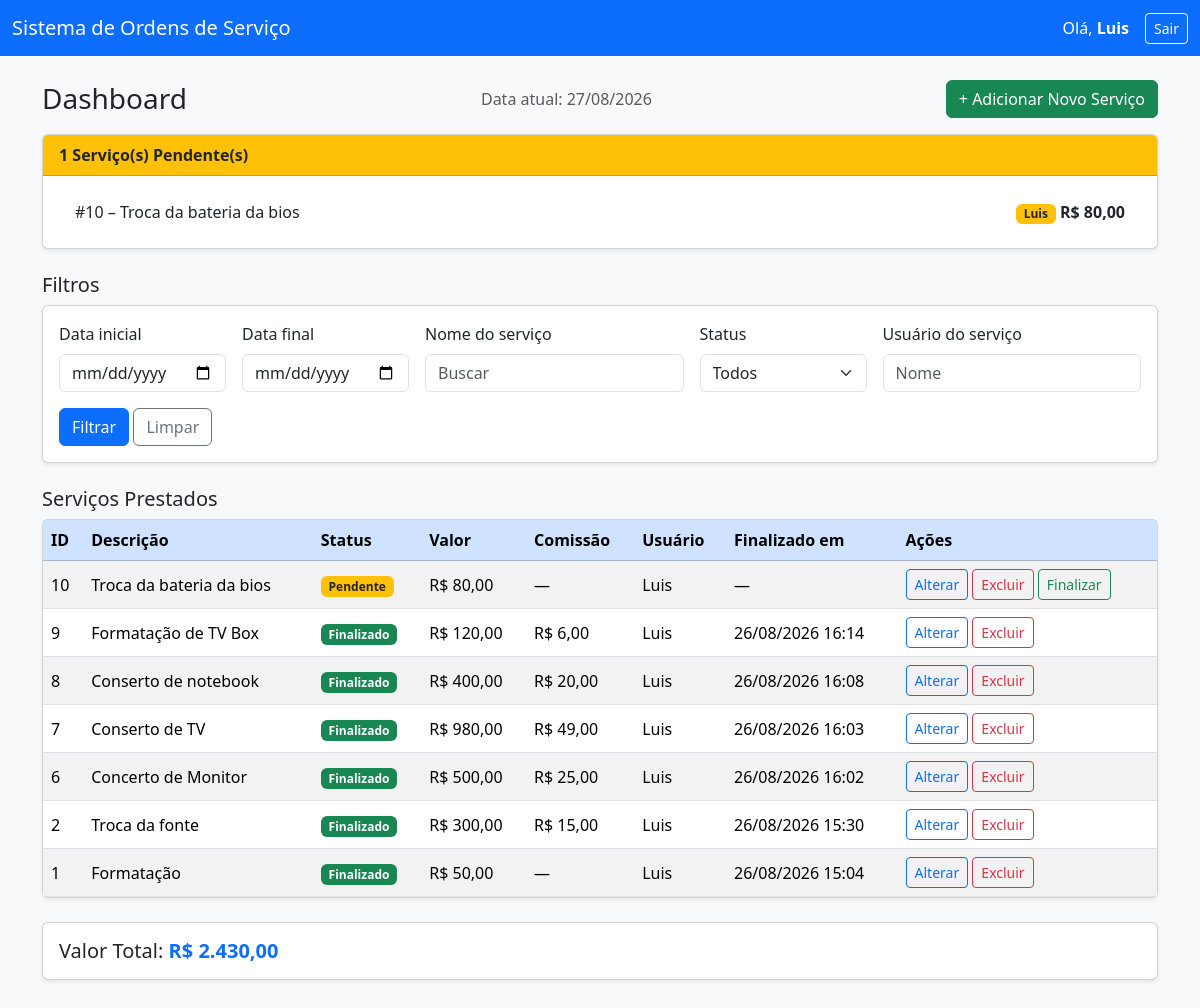
Page /index.php?controller=dashboard&action=index (signed in) on the committed database.
### tables this page shows
CREATE TABLE IF NOT EXISTS `servicos` (
  `id_service` bigint NOT NULL AUTO_INCREMENT,
  `description` varchar(45) NOT NULL,
  `price` decimal(11,3) NOT NULL,
  `status` varchar(20) DEFAULT 'Pendente',
  `created_at` datetime DEFAULT CURRENT_TIMESTAMP,
  `update_at` datetime DEFAULT NULL,
  `finished_at` datetime DEFAULT NULL,
  `commission_user` decimal(11,3) DEFAULT NULL,
  `user_id_user` bigint NOT NULL,
  PRIMARY KEY (`id_service`),
  KEY `user_id_user` (`user_id_user`)
);

CREATE TABLE IF NOT EXISTS `usuarios` (
  `id_user` bigint NOT NULL AUTO_INCREMENT,
  `name` varchar(150) NOT NULL,
  `email` varchar(100) NOT NULL,
  `password` varchar(45) NOT NULL,
  `created_at` datetime DEFAULT CURRENT_TIMESTAMP,
  `update_at` datetime DEFAULT NULL,
  `ativo` tinyint(1) DEFAULT '1',
  PRIMARY KEY (`id_user`),
  UNIQUE KEY `email` (`email`)
);

### controllers/DashboardController.php (called while the page is built, shortened)
<?php
require_once(__DIR__ . '/../models/Servico.php');
class DashboardController {
    public function index() {
        $usuario = $this->proteger();
        $servicos  = Servico::listar($this->filtros());
        $pendentes = Servico::listarPendentes(5);
        include(__DIR__ . '/../views/dashboard.php');
    }
    private function filtros() {
        return [
            'descricao'   => trim($_GET['filtro_descricao'] ?? ''),
            'status'      => trim($_GET['filtro_status'] ?? ''),
            'usuario'     => trim($_GET['filtro_usuario'] ?? ''),
            'data_inicio' => trim($_GET['filtro_data_inicio'] ?? ''),
            'data_fim'    => trim($_GET['filtro_data_fim'] ?? ''),
        ];
    }
    private function proteger() {
        $usuario = $_SESSION['usuario'] ?? null;
        return $usuario;
    }
}

### models/Servico.php (called while the page is built, shortened)
<?php
class Servico {
    public static function listar(array $filtros = []) {
        $db = Database::getConnection();
        $sql = "SELECT s.*,
                       CASE WHEN s.finished_at IS NOT NULL THEN 'Finalizado' ELSE 'Pendente' END AS status,
                       u.name AS nome, u.email AS usuario_email
                FROM servicos s
                JOIN usuarios u ON s.user_id_user = u.id_user
                WHERE 1=1";
        $params = [];
        $sql .= " ORDER BY s.created_at DESC";
        $stmt = $db->prepare($sql);
        $stmt->execute($params);
        return $stmt->fetchAll(PDO::FETCH_ASSOC);
    }
    public static function listarPendentes($limite = 5) {
        $db = Database::getConnection();
        $stmt = $db->prepare("SELECT s.*,
                                     CASE WHEN s.finished_at IS NOT NULL THEN 'Finalizado' ELSE 'Pendente' END AS status,
                                     u.name AS nome
                              FROM servicos s
                              JOIN usuarios u ON s.user_id_user = u.id_user
                              WHERE s.finished_at IS NULL
                              ORDER BY s.created_at DESC
                              LIMIT ?");
        $stmt->bindValue(1, (int)$limite, PDO::PARAM_INT);
        $stmt->execute();
        return $stmt->fetchAll(PDO::FETCH_ASSOC);
    }
}

### views/dashboard.php (the view, shortened to what this page needs)
<!DOCTYPE html>
<html lang="pt-BR">
<head>
    <link href="https://cdn.jsdelivr.net/npm/bootstrap@5.3.3/dist/css/bootstrap.min.css" rel="stylesheet">
</head>
<body class="bg-light">
<nav class="navbar navbar-expand-lg navbar-dark bg-primary mb-4">
    <div class="container-fluid">
        <span class="navbar-brand">Sistema de Ordens de Serviço</span>
        <div class="d-flex align-items-center text-white">
            <span class="me-3">Olá, <strong><?= htmlspecialchars($usuario['name']) ?></strong></span>
            <a href="index.php?controller=login&action=sair" class="btn btn-outline-light btn-sm">Sair</a>
        </div>
    </div>
</nav>
<div class="container pb-4">
    <div class="d-flex justify-content-between align-items-center mb-3 flex-wrap gap-2">
        <h1 class="h3 mb-0">Dashboard</h1>
        <p class="text-muted mb-0">Data atual: <?= date("d/m/Y") ?></p>
        <a href="index.php?controller=dashboard&action=novo" class="btn btn-success">+ Adicionar Novo Serviço</a>
    </div>
    <div class="card shadow-sm mb-4">
        <div class="card-header bg-warning text-dark">
            <strong><?= count($pendentes) ?> Serviço(s) Pendente(s)</strong>
        </div>
        <div class="card-body">
            <?php if (empty($pendentes)): ?>
                <p class="mb-0 text-muted">Nenhum serviço pendente no momento.</p>
            <?php else: ?>
                <ul class="list-group list-group-flush">
                    <?php foreach ($pendentes as $p): ?>
                        <li class="list-group-item d-flex justify-content-between align-items-center">
                            <span>#<?= $p['id_service'] ?> – <?= htmlspecialchars($p['description']) ?></span>
                            <span>
                                <span class="badge bg-warning text-dark"><?= htmlspecialchars($p['nome']) ?></span>
                                <strong>R$ <?= number_format($p['price'], 2, ',', '.') ?></strong>
                            </span>
                        </li>
                    <?php endforeach; ?>
                </ul>
            <?php endif; ?>
        </div>
    </div>
    <h3 class="h5 mb-2">Filtros</h3>
    <div class="card shadow-sm mb-4">
        <div class="card-body">
            <form method="get" action="index.php" class="row g-3 align-items-end">
                <div class="col-md-2">
                    <label class="form-label">Data inicial</label>
                    <input type="date" class="form-control" name="filtro_data_inicio" value="<?= htmlspecialchars($_GET['filtro_data_inicio'] ?? '') ?>">
                </div>
                <div class="col-md-2">
                    <label class="form-label">Data final</label>
                    <input type="date" class="form-control" name="filtro_data_fim" value="<?= htmlspecialchars($_GET['filtro_data_fim'] ?? '') ?>">
                </div>
                <div class="col-md-3">
                    <label class="form-label">Nome do serviço</label>
                    <input type="text" class="form-control" name="filtro_descricao" value="<?= htmlspecialchars($_GET['filtro_descricao'] ?? '') ?>" placeholder="Buscar">
                </div>
                <div class="col-md-2">
                    <label class="form-label">Status</label>
                    <select name="filtro_status" class="form-select">
                        <option value="">Todos</option>
                    </select>
                </div>
                <div class="col-md-3">
                    <label class="form-label">Usuário do serviço</label>
                    <input type="text" class="form-control" name="filtro_usuario" value="<?= htmlspecialchars($_GET['filtro_usuario'] ?? '') ?>" placeholder="Nome">
                </div>
                <div class="col-md-12">
                    <button type="submit" class="btn btn-primary">Filtrar</button>
                    <a href="index.php?controller=dashboard&action=index" class="btn btn-outline-secondary">Limpar</a>
                </div>
            </form>
        </div>
    </div>
    <h3 class="h5 mb-2">Serviços Prestados</h3>
    <div class="card shadow-sm mb-4">
        <div class="table-responsive">
            <table class="table table-striped table-hover align-middle mb-0">
                <thead class="table-primary">
                    <tr><th>ID</th><th>Descrição</th><th>Status</th><th>Valor</th><th>Comissão</th><th>Usuário</th><th>Finalizado em</th><th>Ações</th></tr>
                </thead>
                <tbody>
        <?php $servicos = $servicos ?? []; $total = 0; foreach ($servicos as $s): $total += $s['price']; ?>
        <tr>
            <td><?= htmlspecialchars($s['id_service']) ?></td>
            <td><?= htmlspecialchars($s['description']) ?></td>
            <td>
                <?php if (strtolower($s['status']) === 'finalizado'): ?>
                    <span class="badge bg-success"><?= htmlspecialchars($s['status']) ?></span>
                <?php else: ?>
                    <span class="badge bg-warning text-dark"><?= htmlspecialchars($s['status']) ?></span>
                <?php endif; ?>
            </td>
            <td>R$ <?= number_format($s['price'], 2, ',', '.') ?></td>
            <td><?= ($s['commission_user'] !== null) ? 'R$ ' . number_format($s['commission_user'], 2, ',', '.') : '—'; ?></td>
            <td><?= htmlspecialchars($s['nome']) ?></td>
            <td><?php echo ($s['finished_at'] !== null) ? date('d/m/Y H:i', strtotime($s['finished_at'])) : '—'; ?></td>
            <td class="text-nowrap">
                <a class="btn btn-sm btn-outline-primary" href="index.php?controller=dashboard&action=editar&id=<?= $s['id_service'] ?>">Alterar</a>
                <a class="btn btn-sm btn-outline-danger" href="index.php?controller=dashboard&action=excluir&id=<?= $s['id_service'] ?>"
                   onclick="return confirm('Excluir este serviço?');">Excluir</a>
                <?php if (strtolower($s['status']) !== 'finalizado'): ?>
                    <a class="btn btn-sm btn-outline-success" href="index.php?controller=dashboard&action=finalizar&id=<?= $s['id_service'] ?>"
                       onclick="return confirm('Finalizar este serviço?');">Finalizar</a>
                <?php endif; ?>
            </td>
        </tr>
        <?php endforeach; ?>
                </tbody>
            </table>
        </div>
    </div>
    <div class="card shadow-sm mb-4">
        <div class="card-body">
            <h4 class="h5 mb-0">Valor Total:
                <span class="text-primary fw-bold">R$ <?= number_format($total, 2, ',', '.') ?></span>
            </h4>
        </div>
    </div>
</div>
</body>
</html>

### public/index.php (shortened to what this page needs)
<?php
$controller = $_GET['controller'] ?? 'login';
$action = $_GET['action'] ?? 'form';
switch ($controller) {
    case 'dashboard':
        require_once(__DIR__ . '/../controllers/DashboardController.php');
        $ctrl = new DashboardController();
        if ($action == 'index') {
            $ctrl->index();
        } elseif ($action == 'novo') {
            $ctrl->novo();
        } elseif ($action == 'cadastrar') {
            $ctrl->cadastrar();
        } elseif ($action == 'excluir') {
            $ctrl->excluir();
        } elseif ($action == 'finalizar') {
            $ctrl->finalizar();
        } elseif ($action == 'editar') {
            $ctrl->editar();
        } elseif ($action == 'atualizar') {
            $ctrl->atualizar();
        }
        break;
}

### rows in the picture
servicos: id_service "10", description "Troca da bateria da bios", user_id_user.name "Luis", price "80,00", status "Pendente"
servicos: id_service "9", description "Formatação de TV Box", status "Finalizado", price "120,00", commission_user "6,00", user_id_user.name "Luis", finished_at "26/08/2026 16:14"
servicos: id_service "8", description "Conserto de notebook", status "Finalizado", price "400,00", commission_user "20,00", user_id_user.name "Luis", finished_at "26/08/2026 16:08"
servicos: id_service "7", description "Conserto de TV", status "Finalizado", price "980,00", commission_user "49,00", user_id_user.name "Luis", finished_at "26/08/2026 16:03"
servicos: id_service "6", description "Concerto de Monitor", status "Finalizado", price "500,00", commission_user "25,00", user_id_user.name "Luis", finished_at "26/08/2026 16:02"
servicos: id_service "2", description "Troca da fonte", status "Finalizado", price "300,00", commission_user "15,00", user_id_user.name "Luis", finished_at "26/08/2026 15:30"
servicos: id_service "1", description "Formatação", status "Finalizado", price "50,00", user_id_user.name "Luis", finished_at "26/08/2026 15:04"

### other values in the picture
$usuario['name'] "Luis"
count($pendentes) "1"
$total "2.430,00"
